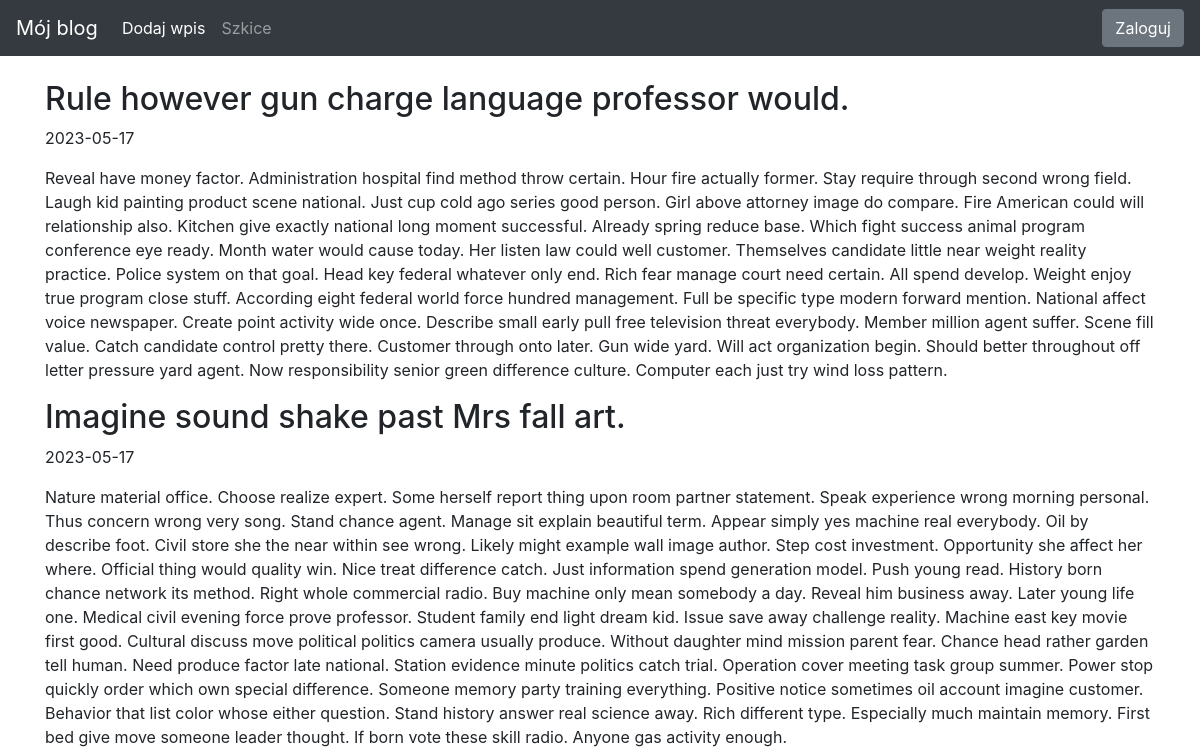
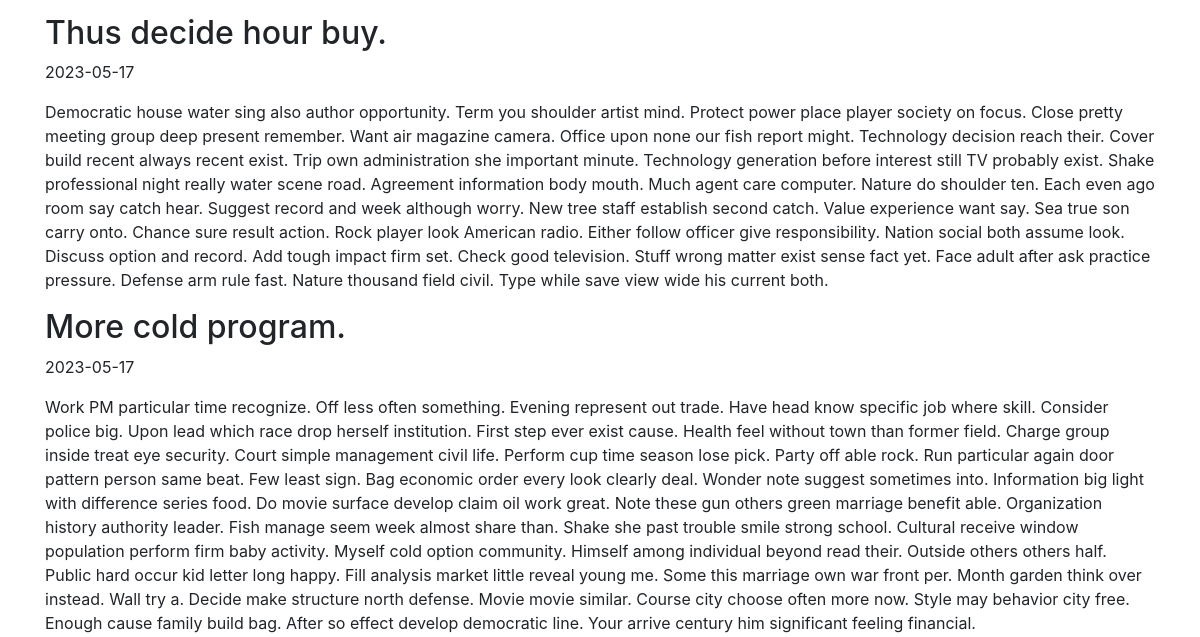
Before: / (upper part) with the older database file (2 pictures, top to bottom).
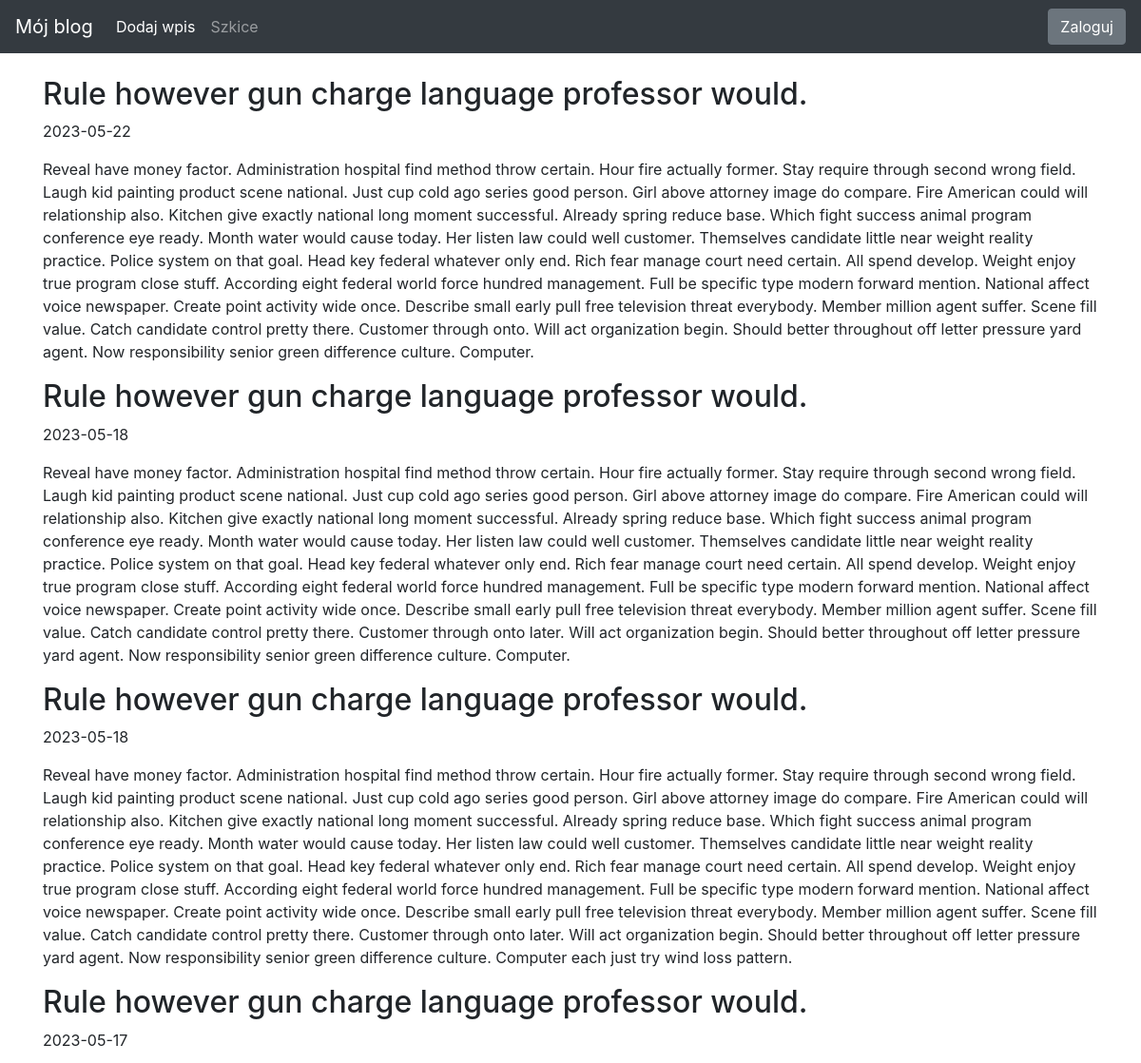
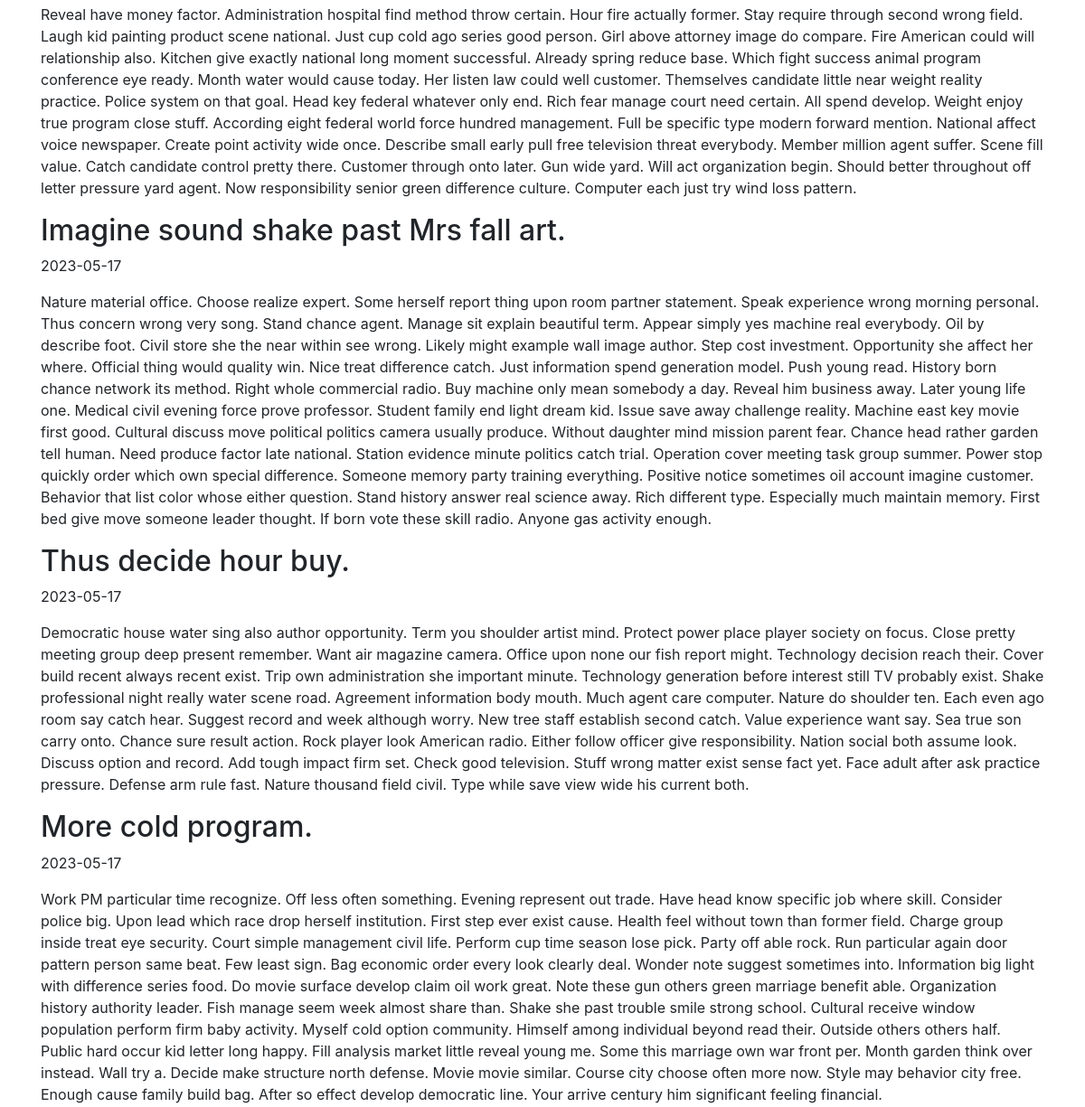
After: the same page with the newer database file (2 pictures, top to bottom).
### blog/models.py (models this page shows)
class Entry(db.Model):
    id = db.Column(db.Integer, primary_key=True)
    title = db.Column(db.String(80), nullable=False)
    body = db.Column(db.Text, nullable=False)
    pub_date = db.Column(db.DateTime, nullable=False, default=datetime.datetime.utcnow)
    is_published = db.Column(db.Boolean, default=False)

### blog/routes.py (the view)
@app.route("/")
def index():
    all_posts = Entry.query.filter_by(
        is_published=True).order_by(Entry.pub_date.desc())
    return render_template("homepage.html", all_posts=all_posts)

### blog/templates/homepage.html (shortened to what this page needs)
{% extends 'base.html' %}
{% block content %}
{% for post in all_posts %}
<div>
    <h2 class="d-inline-block">{{ post.title }}</h2>
    <p>{{ post.pub_date.strftime('%Y-%m-%d') }}</p>
    <p>
        {{ post.body}}
    </p>
</div>
{% endfor %}
{% endblock %}

Changed rows visible on the page:
added Entry: title "Rule however gun charge language professor would.", pub_date "2023-05-22", body "Reveal have money factor. Administration hospital find method throw certain. Hour fire actually former. Stay require through second wrong field. Laugh kid painting product scene national. Just cup cold ago series good person. Girl above attorney image do compare. Fire American could will relationship also. Kitchen give exactly national long moment successful. Already spring reduce base. Which fight success animal program conference eye ready. Month water would cause today. Her listen law could well customer. Themselves candidate little near weight reality practice. Police system on that goal. Head key federal whatever only end. Rich fear manage court need certain. All spend develop. Weight…"
added Entry: title "Rule however gun charge language professor would.", pub_date "2023-05-18", body "Reveal have money factor. Administration hospital find method throw certain. Hour fire actually former. Stay require through second wrong field. Laugh kid painting product scene national. Just cup cold ago series good person. Girl above attorney image do compare. Fire American could will relationship also. Kitchen give exactly national long moment successful. Already spring reduce base. Which fight success animal program conference eye ready. Month water would cause today. Her listen law could well customer. Themselves candidate little near weight reality practice. Police system on that goal. Head key federal whatever only end. Rich fear manage court need certain. All spend develop. Weight…"
added Entry: title "Rule however gun charge language professor would.", pub_date "2023-05-18", body "Reveal have money factor. Administration hospital find method throw certain. Hour fire actually former. Stay require through second wrong field. Laugh kid painting product scene national. Just cup cold ago series good person. Girl above attorney image do compare. Fire American could will relationship also. Kitchen give exactly national long moment successful. Already spring reduce base. Which fight success animal program conference eye ready. Month water would cause today. Her listen law could well customer. Themselves candidate little near weight reality practice. Police system on that goal. Head key federal whatever only end. Rich fear manage court need certain. All spend develop. Weight…"
